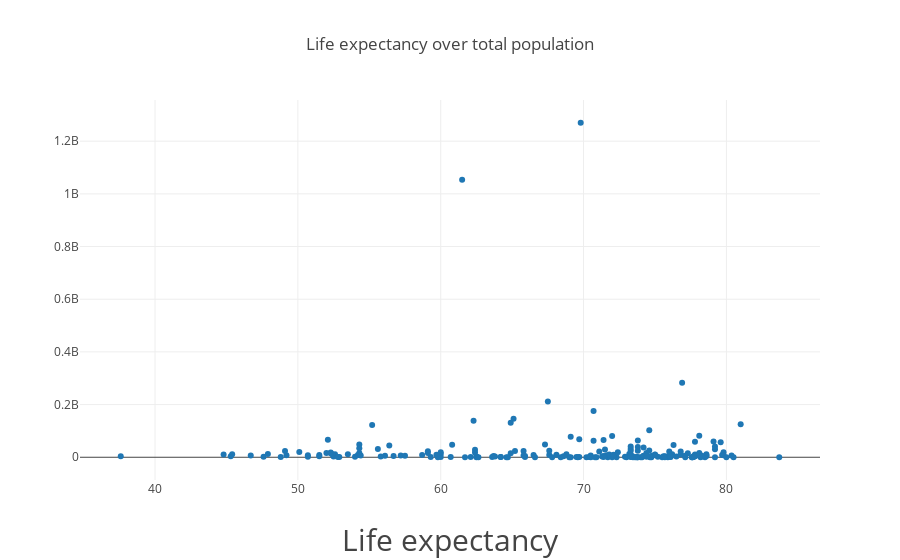

The code cell stored with this chart in its notebook:
### Code cell
# Layout can be customized

plotly.offline.iplot({
    'data': [
        go.Scatter(
            x=data['Life expectancy']['2000'],
            y=data['Total population']['2000'],
#             mode='markers'
        )
    ],
    'layout': {
#         'title': 'Life expectancy over total population',
#         'xaxis': {
#             'title': 'Life expectancy',
#             'titlefont': {
#                 'size': 30
#             }
#         }
    }
})

### Figure 1 — Plotly figure (JSON) as saved in the notebook; plotly's stock layout.template omitted (floating-point values rounded to 4 significant figures; data arrays with more than 128 entries replaced by an {"elided": "..."} marker saying what was removed)
{"data": [{"mode": "markers", "type": "scatter", "x": {"elided": "260 float values"}, "y": {"elided": "275 int values"}}], "layout": {"title": "Life expectancy over total population", "xaxis": {"title": "Life expectancy", "titlefont": {"size": 30}}}}
